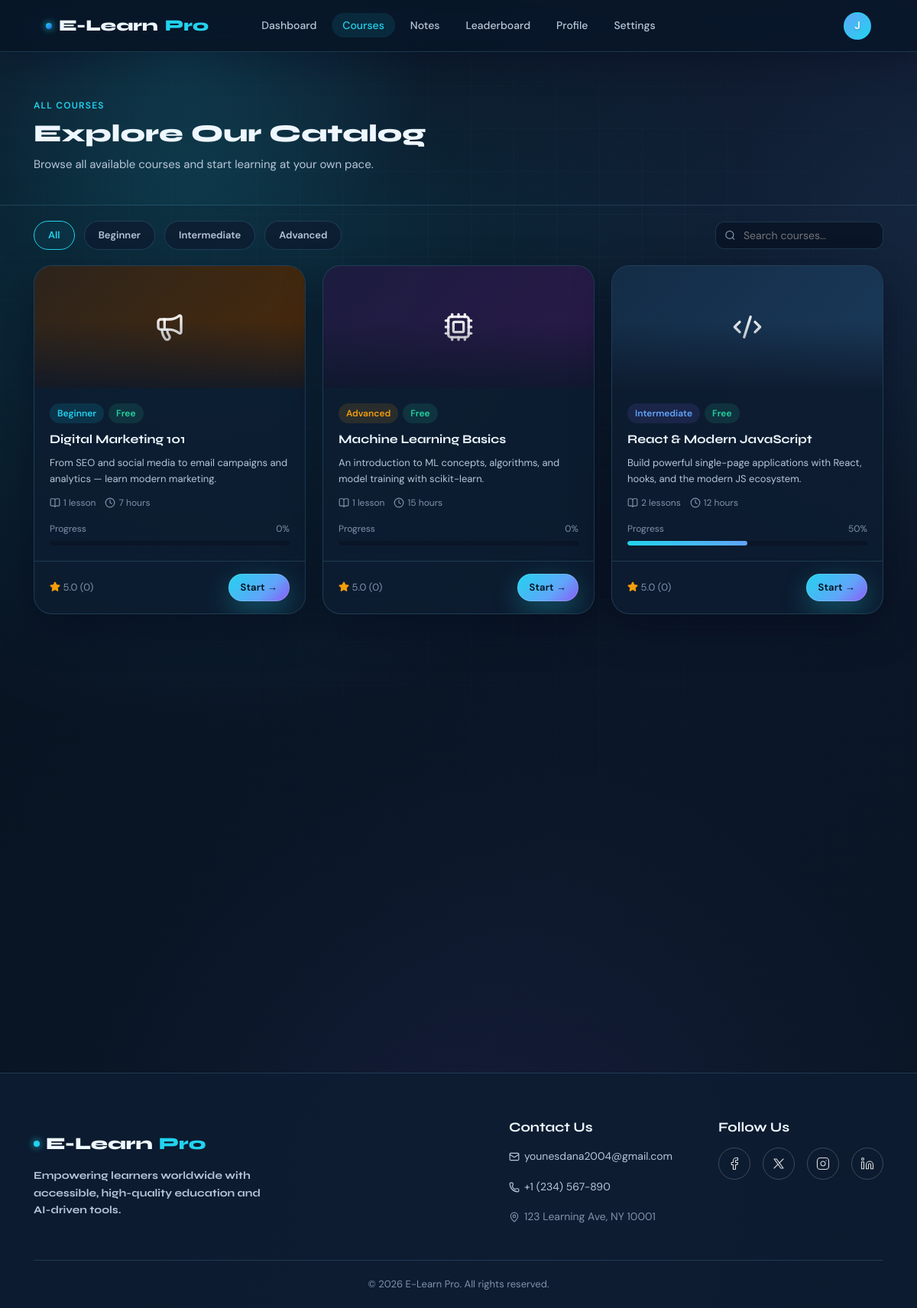
The page /courses (signed in) on the database its author committed.
### tables this page shows
CREATE TABLE courses (
            id TEXT PRIMARY KEY,
            title TEXT NOT NULL,
            description TEXT,
            emoji TEXT DEFAULT 'book',
            color TEXT DEFAULT '#1a2a4a',
            level TEXT DEFAULT 'beginner',
            hours INTEGER DEFAULT 0,
            category TEXT DEFAULT 'general',
            created_by INTEGER,
            created_at TEXT
        );

### app.py (the view)
@app.route("/courses")
@login_required
def courses():
    level  = request.args.get("level", "all")
    search = request.args.get("q", "").lower()
    db = get_db()
    user_id = session["user_id"]
    db_courses = db.execute("SELECT * FROM courses ORDER BY created_at DESC").fetchall()
    all_courses = []
    for c in db_courses:
        lessons_rows = db.execute("SELECT * FROM lessons WHERE course_id=? ORDER BY lesson_order", (c["id"],)).fetchall()
        all_courses.append({
            "id": c["id"], "title": c["title"], "desc": c["description"],
            "emoji": c["emoji"], "color": c["color"], "level": c["level"],
            "lessons_count": len(lessons_rows), "hours": c["hours"],
            "rating": 5.0, "reviews": 0, "free": True,
            "category": c["category"], "progress": get_course_progress(user_id, c["id"]), "lessons": [
                {"id": l["id"], "title": l["title"], "desc": l["content"]}
                for l in lessons_rows
            ],
        })
    if level != "all":
        all_courses = [c for c in all_courses if c["level"] == level]
    if search:
        all_courses = [c for c in all_courses if search in c["title"].lower() or search in c["desc"].lower()]
    return render_template("courses.html", user=current_user(), courses=all_courses, level=level, search=search)

### app.py (called while the page is built)
def get_db():
    if "db" not in g:
        g.db = sqlite3.connect(DATABASE, detect_types=sqlite3.PARSE_DECLTYPES)
        g.db.row_factory = sqlite3.Row
    return g.db

def login_required(f):
    @wraps(f)
    def decorated(*args, **kwargs):
        if "user_id" not in session:
            flash("Please sign in to continue.", "info")
            return redirect(url_for("login"))
        return f(*args, **kwargs)
    return decorated

def current_user():
    return {
        "id":    session.get("user_id"),
        "name":  session.get("name"),
        "email": session.get("email"),
        "role":  session.get("role"),
    }

def get_course_progress(user_id, course_id):
    db = get_db()
    total = db.execute("SELECT COUNT(*) FROM lessons WHERE course_id=?", (course_id,)).fetchone()[0]
    if total == 0:
        return 0
    visited = db.execute(
        """
        SELECT COUNT(DISTINCT p.lesson_id)
        FROM progress p
        JOIN lessons l ON l.id = p.lesson_id
        WHERE p.user_id=? AND l.course_id=?
        """,
        (user_id, course_id),
    ).fetchone()[0]
    return int(round((visited / total) * 100))

### templates/courses.html (shortened to what this page needs)
{% extends "base.html" %}
{% block content %}
<div class="page-hero animate-on-scroll">
  <div class="container">
    <div class="section-label">All Courses</div>
    <h1 class="page-hero-title">Explore Our Catalog</h1>
    <p class="page-hero-subtitle">Browse all available courses and start learning at your own pace.</p>
  </div>
</div>
<div class="container">
  <div class="filter-bar animate-on-scroll delay-100">
    <a class="filter-btn {% if level=='all' %}active{% endif %}" href="{{ url_for('courses', level='all', q=search) }}">All</a>
    <a class="filter-btn {% if level=='beginner' %}active{% endif %}" href="{{ url_for('courses', level='beginner', q=search) }}">Beginner</a>
    <a class="filter-btn {% if level=='intermediate' %}active{% endif %}" href="{{ url_for('courses', level='intermediate', q=search) }}">Intermediate</a>
    <a class="filter-btn {% if level=='advanced' %}active{% endif %}" href="{{ url_for('courses', level='advanced', q=search) }}">Advanced</a>
    <form class="search-wrap" method="GET" action="{{ url_for('courses') }}">
      <input type="text" name="q" placeholder="Search courses…" value="{{ search }}" id="search-input"/>
    </form>
  </div>
  <div class="courses-grid" id="courses-grid">
    {% if courses %}
      {% for c in courses %}
      <div class="course-card glass-panel animate-on-scroll delay-200">
        <div class="course-thumb" style="background:linear-gradient(135deg,{{ c.color }}88,{{ c.color }});">
          <i data-lucide="{{ c.emoji }}" style="width:40px;height:40px;color:rgba(255,255,255,0.9);"></i>
        </div>
        <div class="course-body">
          <div style="display:flex;gap:6px;flex-wrap:wrap;">
            <span class="badge badge-{% if c.level=='beginner' %}cyan{% elif c.level=='intermediate' %}purple{% else %}yellow{% endif %}" style="text-transform:capitalize;">{{ c.level }}</span>
            {% if c.free %}<span class="badge badge-green">Free</span>{% endif %}
          </div>
          <div class="course-title">{{ c.title }}</div>
          <p class="course-desc">{{ c.desc }}</p>
          <div class="course-meta">
            <span><i data-lucide="book-open" style="width:14px;height:14px;vertical-align:-2px;"></i> {{ c.lessons_count }} lesson{% if c.lessons_count != 1 %}s{% endif %}</span>
            <span><i data-lucide="clock" style="width:14px;height:14px;vertical-align:-2px;"></i> {{ c.hours }} hours</span>
          </div>
          <div style="margin-top:4px;">
            <div style="display:flex;justify-content:space-between;font-size:12px;color:var(--text-muted);margin-bottom:6px;"><span>Progress</span><span>{{ c.progress }}%</span></div>
            <div class="progress-bar-wrap"><div class="progress-bar-fill" style="width:{{ c.progress }}%"></div></div>
          </div>
        </div>
        <div class="course-footer">
          <span style="font-size:13px;color:var(--text-muted);"><i data-lucide="star" style="width:14px;height:14px;vertical-align:-2px;color:var(--warning);fill:var(--warning);"></i> {{ "%.1f"|format(c.rating) }} ({{ c.reviews }})</span>
          <a href="{{ url_for('lesson', course_id=c.id) }}" class="btn btn-primary btn-sm" style="text-decoration:none;">Start →</a>
        </div>
      </div>
      {% endfor %}
    {% endif %}
  </div>
</div>
{% endblock %}

### templates/courses.html (style rules this page uses)
.filter-bar { display:flex;align-items:center;gap:12px;flex-wrap:wrap;padding:20px 0; }
.filter-btn { background:var(--bg-card);border:1.5px solid var(--border);color:var(--text-secondary);padding:7px 18px;border-radius:100px;font-size:13px;font-weight:600;text-decoration:none;transition:all var(--transition); }
.filter-btn:hover,.filter-btn.active { border-color:var(--accent);color:var(--accent);background:rgba(0,212,255,0.05); }
.search-wrap { position:relative;margin-left:auto; }
.search-wrap input { padding-left:36px;width:220px;padding-top:8px;padding-bottom:8px; }
.courses-grid { display:grid;grid-template-columns:repeat(3,1fr);gap:22px;padding-bottom:60px; }

### rows shown on the page
courses: level "Beginner", title "Digital Marketing 101", desc "From SEO and social media to email campaigns and analytics — learn modern marketing.", lessons_count "1", hours "7", progress "0", rating "5.0", reviews "0"
courses: level "Advanced", title "Machine Learning Basics", desc "An introduction to ML concepts, algorithms, and model training with scikit-learn.", lessons_count "1", hours "15", progress "0", rating "5.0", reviews "0"
courses: level "Intermediate", title "React & Modern JavaScript", desc "Build powerful single-page applications with React, hooks, and the modern JS ecosystem.", lessons_count "2", hours "12", progress "50", rating "5.0", reviews "0"

### other values the page prints
{{ session.name[0]|upper if session.name else 'U' }} "J"
